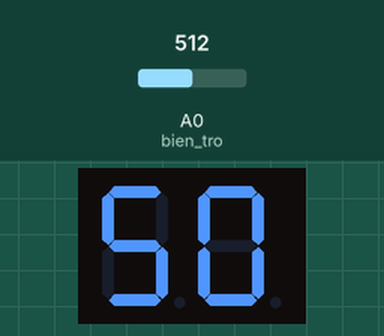
The sketch below on a simulated Arduino Uno, built with avr-gcc and run on an emulated ATmega328P. Shown: 2-digit seven-segment display. Wiring (inferred from the names in the program): 2-digit 7-segment display, segments lit when HIGH: segments pin 3, pin 4, pin 5, pin 6, pin 7, pin 8, pin 9, pin 10; digit selects pin 11, pin 12. Inputs (shaded band) come from the test bench; at power-on: A0 (bien_tro) = 512. The segment pins are drawn as the display they are named for.

Above: at 1.2 s.
1.3 s: A0 (bien_tro) set to 716
At 2.5 s:
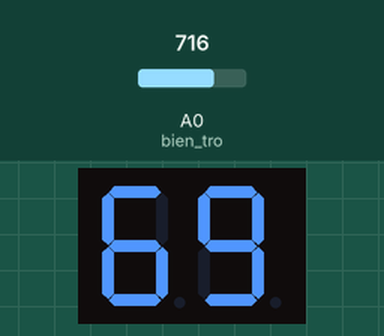
2.8 s: A0 (bien_tro) set to 900
At 3.8 s:
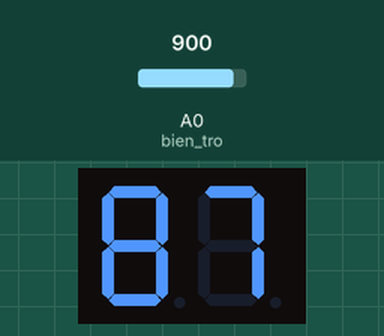
4.3 s: A0 (bien_tro) set to 1023
At 4.9 s:
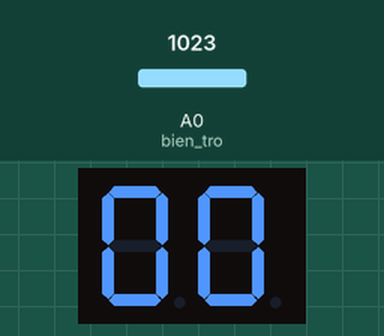
Timing chart, 0 to 7.3 s (numbered marks = the images above; inputs shaded):
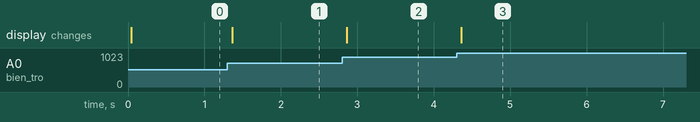

Measured:
- after the input at 1.3 s, the display: changes after 0.06 s (image 1)
- after the input at 2.8 s, the display: changes after 0.06 s (image 2)
- after the input at 4.3 s, the display: changes after 0.06 s (image 3)

The sketch:

bai5_4b.ino
```cpp
const byte seg[8] = {3, 4, 5, 6, 7, 8, 9, 10};
const byte dig[2] = {11, 12};
const byte bien_tro = A0;
byte num = 1;

unsigned long last = 0;

const byte so[10] = {
  B00111111, // 0
  B00000110, // 1
  B01011011, // 2
  B01001111, // 3
  B01100110, // 4
  B01101101, // 5
  B01111101, // 6
  B00000111, // 7
  B01111111, // 8
  B01101111  // 9
};


void setup() {
  Serial.begin(9600);
  for (int i = 0; i < 8; i++) {
    pinMode(seg[i], OUTPUT);
    digitalWrite(seg[i], LOW);
  }

  for (int i = 0; i < 2; i++) {
    pinMode(dig[i], OUTPUT);
    digitalWrite(dig[i], HIGH);
  }

  pinMode(bien_tro, INPUT);
}

void loop() {
  int value = analogRead(bien_tro);
  int phan_tram = value*100.0 / 1023;
  hien_thi(phan_tram);
}

void hien_thi(int n) {
  int d[2];
  d[0] = (n / 10) % 10;
  d[1] = n % 10;

  for (int i = 0; i < 2; i++) {

    digitalWrite(dig[0], HIGH);
    digitalWrite(dig[1], HIGH);

    byte x = so[d[i]];
    for (int k = 0; k < 8; k++) {
      digitalWrite(seg[k], bitRead(x, k));
    }

    digitalWrite(dig[i], LOW);

    delayMicroseconds(1000);
  }
}
```
